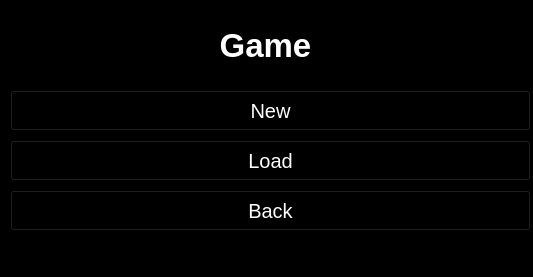
<?xml version="1.0" encoding="UTF-8"?>
<ui version="4.0">
 <class>Actions</class>
 <widget class="QMainWindow" name="Actions">
  <property name="geometry">
   <rect>
    <x>0</x>
    <y>0</y>
    <width>533</width>
    <height>277</height>
   </rect>
  </property>
  <property name="windowTitle">
   <string>MainWindow</string>
  </property>
  <property name="styleSheet">
   <string notr="true">background-color: rgb(0, 0, 0);
color: rgb(255, 255, 255);</string>
  </property>
  <widget class="QWidget" name="centralwidget">
   <widget class="QLabel" name="label">
    <property name="geometry">
     <rect>
      <x>10</x>
      <y>10</y>
      <width>511</width>
      <height>71</height>
     </rect>
    </property>
    <property name="font">
     <font>
      <pointsize>25</pointsize>
      <bold>true</bold>
     </font>
    </property>
    <property name="styleSheet">
     <string notr="true">background-color: rgb(0, 0, 0);
color: rgb(255, 255, 255);</string>
    </property>
    <property name="text">
     <string>Game</string>
    </property>
    <property name="alignment">
     <set>Qt::AlignCenter</set>
    </property>
   </widget>
   <widget class="QPushButton" name="buttonNew">
    <property name="geometry">
     <rect>
      <x>10</x>
      <y>90</y>
      <width>521</width>
      <height>41</height>
     </rect>
    </property>
    <property name="font">
     <font>
      <pointsize>15</pointsize>
      <italic>false</italic>
      <underline>false</underline>
      <strikeout>false</strikeout>
     </font>
    </property>
    <property name="styleSheet">
     <string notr="true">QPushButton {
	color: rgb(255, 255, 255);
	background-color: rgb(0, 0, 0);
}
QPushButton:hover {
	color: rgb(0, 0, 0);
	background-color: rgb(255, 255, 255);
}</string>
    </property>
    <property name="text">
     <string>New</string>
    </property>
   </widget>
   <widget class="QPushButton" name="buttonLoad">
    <property name="geometry">
     <rect>
      <x>10</x>
      <y>140</y>
      <width>521</width>
      <height>41</height>
     </rect>
    </property>
    <property name="font">
     <font>
      <pointsize>15</pointsize>
      <italic>false</italic>
      <underline>false</underline>
      <strikeout>false</strikeout>
     </font>
    </property>
    <property name="styleSheet">
     <string notr="true">QPushButton {
	color: rgb(255, 255, 255);
	background-color: rgb(0, 0, 0);
}
QPushButton:hover {
	color: rgb(0, 0, 0);
	background-color: rgb(255, 255, 255);
}</string>
    </property>
    <property name="text">
     <string>Load</string>
    </property>
   </widget>
   <widget class="QPushButton" name="buttonBack">
    <property name="geometry">
     <rect>
      <x>10</x>
      <y>190</y>
      <width>521</width>
      <height>41</height>
     </rect>
    </property>
    <property name="font">
     <font>
      <pointsize>15</pointsize>
      <italic>false</italic>
      <underline>false</underline>
      <strikeout>false</strikeout>
     </font>
    </property>
    <property name="styleSheet">
     <string notr="true">QPushButton {
	color: rgb(255, 255, 255);
	background-color: rgb(0, 0, 0);
}
QPushButton:hover {
	color: rgb(255, 255, 0);
	background-color: rgb(255, 0, 0);
}</string>
    </property>
    <property name="text">
     <string>Back</string>
    </property>
   </widget>
  </widget>
  <widget class="QMenuBar" name="menubar">
   <property name="geometry">
    <rect>
     <x>0</x>
     <y>0</y>
     <width>533</width>
     <height>21</height>
    </rect>
   </property>
  </widget>
  <widget class="QStatusBar" name="statusbar"/>
 </widget>
 <resources/>
 <connections/>
</ui>
